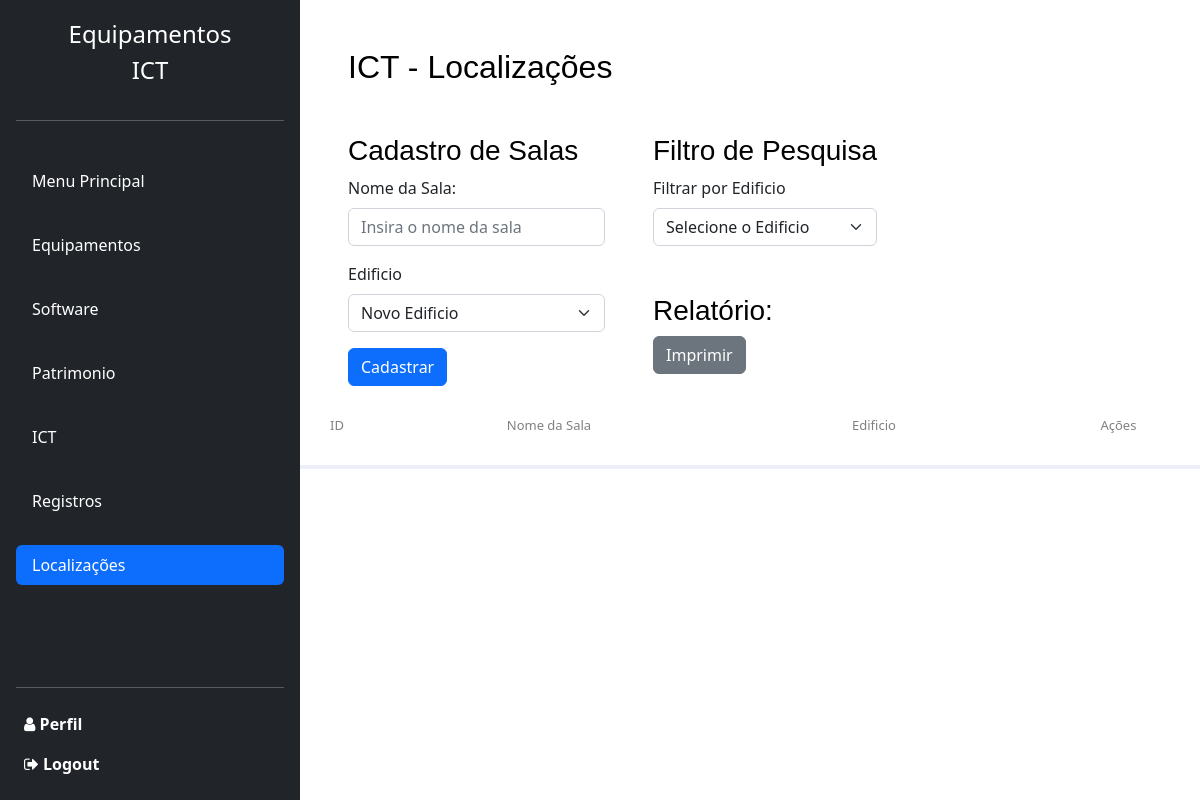
The page /Localizacao/index.php (signed in) on the database as committed earlier.
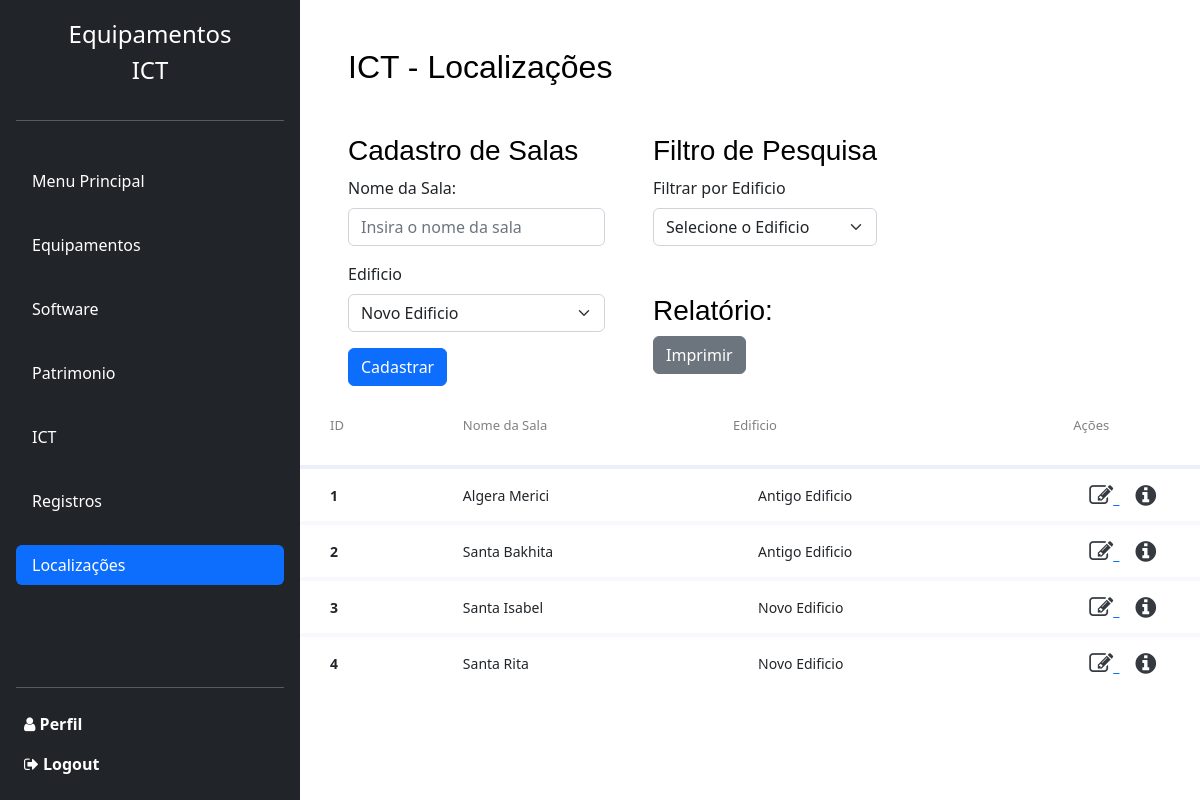
The same page on the database as committed later.
### tables this page shows
CREATE TABLE tbSala (
    Id_Sala INT AUTO_INCREMENT PRIMARY KEY,
    NomeSala VARCHAR(120),
    Id_Edificio INT,
    FOREIGN KEY (Id_Edificio) REFERENCES tbEdificio(Id_Edificio)
);

CREATE TABLE tbEdificio (
    Id_Edificio INT AUTO_INCREMENT PRIMARY KEY,
    NomeEdificio VARCHAR(120)
);

### Localizacao/Classes/Sala/SalaDAO.php (called while the page is built, shortened)
<?php
class SalaDAO {
    private $conexao;
    public function __construct($conexao) {
        $this->conexao = $conexao;
    }
    public function listarTodos() {
        $sql = "SELECT tbSala.Id_Sala, tbSala.NomeSala, tbEdificio.NomeEdificio
        FROM tbSala
        INNER JOIN tbEdificio ON tbSala.Id_Edificio = tbEdificio.Id_Edificio order by tbSala.Id_Sala;
        ";
        $stmt = $this->conexao->prepare($sql);
        $stmt->execute();
        return $stmt->fetchAll(PDO::FETCH_ASSOC);
    }
}

### Localizacao/index.php (the view, shortened to what this page needs)
<?php
if (isset($_SESSION['user_id']) && isset($_SESSION['user_email']) && isset($_SESSION['user_login'])) {
require_once 'Classes/Sala/SalaDAO.php';
$conexao = ConexaoBD::conectar();
$SalaDAO = new SalaDAO($conexao);
if (isset($_GET['filtroSala'])) {
    $filtro = $_GET['filtroSala'];
    if ($filtro == 'Todos') {
        $Salas = $SalaDAO->listarTodos();
    } elseif ($filtro == 'Novo') {
        $Salas = $SalaDAO->listarPorEdificio('Novo Edificio');
    } elseif ($filtro == 'Antigo') {
        $Salas = $SalaDAO->listarPorEdificio('Antigo Edificio');
    } else {
        $Salas = $SalaDAO->listarTodos();
    }
} else {
    $Salas = $SalaDAO->listarTodos();
}
} else {
    header("Location: ../ICT/LoginICT.php");
    exit();
  }
?>
<!DOCTYPE html>
<html>
<head>
    <link rel="stylesheet" href="https://stackpath.bootstrapcdn.com/font-awesome/4.7.0/css/font-awesome.min.css">
    <link rel="stylesheet" href="css/style.css">
    <link rel="stylesheet" href="https://cdn.jsdelivr.net/npm/bootstrap@5.2.3/dist/css/bootstrap.min.css">
</head>
<body>
    <section class="d-flex">
    <div class="d-flex flex-column p-3 text-white bg-dark position-fixed" style="width: 300px; height:100vh;">
            <a href="/" class="d-flex flex-column align-items-center mb-3 text-white text-decoration-none">
                <span class="fs-4">Equipamentos</span>
                <span class="fs-4">ICT</span>
            </a>
            <hr>
            <ul class="nav nav-pills flex-column mb-auto">
                <li class="nav-item flex ">
                    <a href="../Dashboard/index.php" class="nav-link my-4 text-white">
                        Menu Principal
                    </a>
                </li>
                <li>
                    <a href="../Equipamentos/index.php" class="nav-link text-white mb-4">
                        Equipamentos
                    </a>
                </li>
                <li>
                    <a href="../Softwares/index.php" class="nav-link text-white mb-4">
                        Software
                    </a>
                </li>
                <li>
                    <a href="../Patrimonio/index.php" class="nav-link text-white mb-4">
                        Patrimonio
                    </a>
                </li>
                <li>
                    <a href="../ICT/index.php" class="nav-link text-white mb-4">
                        ICT
                    </a>
                </li>
                <li>
                    <a href="../Registros/index.php" class="nav-link text-white mb-4">
                        Registros
                    </a>
                </li>
                <li>
                    <a href="../Localizacao/index.php" class="nav-link active  mb-4" aria-current="page">
                        Localizações
                    </a>
                </li>
            </ul>
            <hr>
            <div class="d-flex flex-column">
                <a href="./Perfil.php" class="d-flex align-items-center text-white text-decoration-none m-2" aria-expanded="false">
                    <span>
                        <i class="fa fa-user"></i>
                        <strong>Perfil</strong>
                    </span>
                </a>
                <a href="./Controllers/Logout.php" class="d-flex align-items-center text-white text-decoration-none m-2" aria-expanded="false">
                    <span>
                        <i class="fa fa-sign-out"></i>
                        <strong>Logout</strong>
                    </span>
                </a>
            </div>
        </div>
        <div class="card-body" style="width: calc(100% - 300px); margin-left: 300px; overflow-y: scroll;">
            <h2 class="pd-4 m-5">ICT - Localizações</h2>
            <div class="d-flex">
                <div class="mx-5">
                    <h3>Cadastro de Salas</h3>
                    <form method="post" action="./Controllers/Cadastrar.php">
                        <div class="mb-3">
                            <label for="Sala" class="form-label">Nome da Sala:</label>
                            <input type="text" class="form-control largura" name="sala" placeholder="Insira o nome da sala" required>
                        </div>
                        <div class="mb-3">
                            <label for="Sala" class="form-label ">Edificio</label>
                            <select class="form-select largura" name="edificio" required>
                                <option value="1" selected>Novo Edificio</option>
                            </select>
                        </div>
                        <button type="submit" class="btn btn-primary">Cadastrar</button>
                    </form>
                </div>
                <div>
                    <div>
                        <h3>Filtro de Pesquisa</h3>
                        <form method="GET">
                            <div class="mb-3">
                                <label for="filtroSala" class="form-label">Filtrar por Edificio</label>
                                <select class="form-select largura" name="filtroSala" onchange="this.form.submit()">
                                    <option value="" disabled selected>Selecione o Edificio</option>
                                </select>
                            </div>
                        </form>
                    </div>
                    <div class="mt-5">
                        <h3>Relatório:</h3>
                        <button class="btn btn-secondary">Imprimir</button>
                    </div>
                </div>
            </div>
            <div class="">
                <table class="table table-responsive-lg table-hover table-borderless mb-0">
                    <thead>
                        <tr>
                            <th>ID</th>
                            <th>Nome da Sala</th>
                            <th>Edificio</th>
                            <th>Ações</th>
                        </tr>
                    </thead>
                    <tbody>
                        <?php foreach ($Salas as $Sala) : ?>
                            <tr style="height: 16px;">
                                <td>
                                    <span><b><?= $Sala['Id_Sala']; ?></b></span>
                                </td>
                                <td><?= $Sala['NomeSala']; ?></td>
                                <td class="status"><span class=""><?= $Sala['NomeEdificio']; ?></span></td>
                                <td>
                                    <a href="#" class="editButton" data-toggle="modal" data-target="#editModal<?= $Sala['Id_Sala']; ?>">
                                        <span style="font-size: 1.5rem; color:#343A40; padding-left: 16px;" aria-hidden="true">
                                            <i class="fa fa-edit"></i>
                                        </span>
                                    </a>
                                    <a href="#" data-toggle="modal" data-target="#userInfoModal<?= $Sala['Id_Sala']; ?>">
                                        <span style="font-size: 1.5rem; color:#343A40; padding-left: 16px;" aria-hidden="true">
                                            <i class="fa fa-info-circle"></i>
                                        </span>
                                    </a>
                                </td>
                            </tr>
                        <?php endforeach; ?>
                    </tbody>
                </table>
            </div>
        </div>
    </section>
</body>
</html>

Rows that differ between the two databases and show on the page:
added tbsala: Id_Sala "1", NomeSala "Algera Merici", Id_Edificio.NomeEdificio "Antigo Edificio"
added tbsala: Id_Sala "2", NomeSala "Santa Bakhita", Id_Edificio.NomeEdificio "Antigo Edificio"
added tbsala: Id_Sala "3", NomeSala "Santa Isabel", Id_Edificio.NomeEdificio "Novo Edificio"
added tbsala: Id_Sala "4", NomeSala "Santa Rita", Id_Edificio.NomeEdificio "Novo Edificio"
